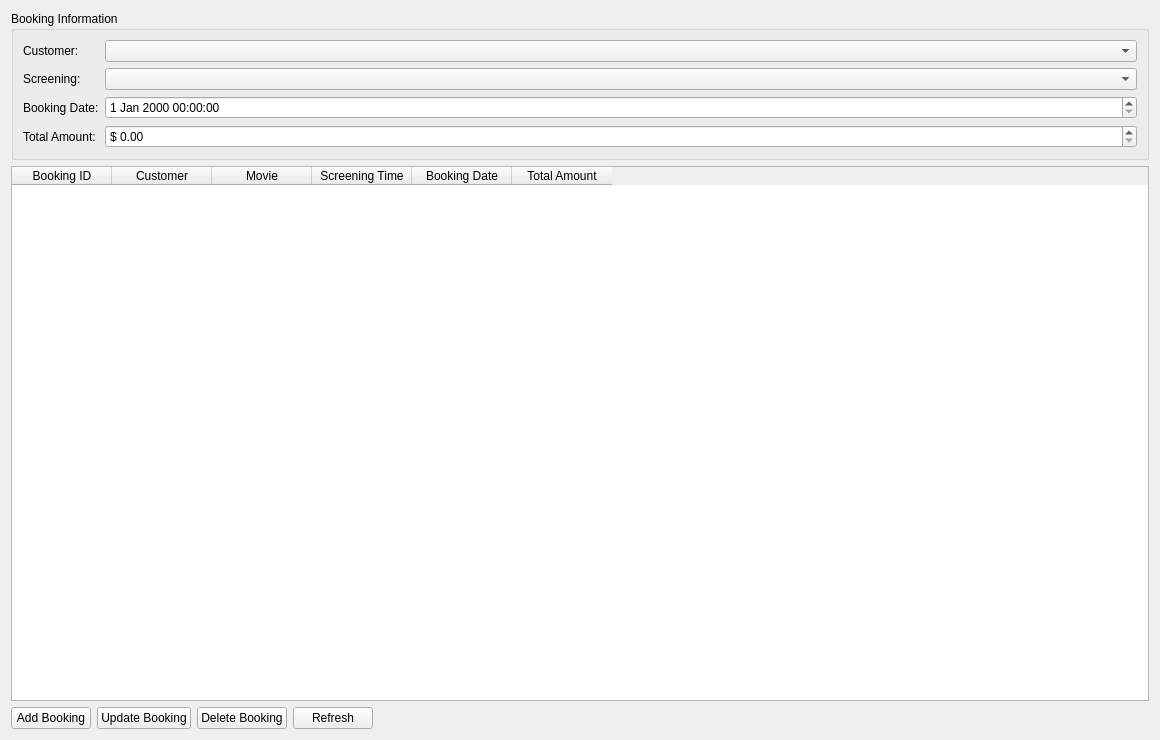
<?xml version="1.0" encoding="UTF-8"?>
<ui version="4.0">
 <class>BookingTab</class>
 <widget class="QWidget" name="BookingTab">
  <property name="geometry">
   <rect>
    <x>0</x>
    <y>0</y>
    <width>1160</width>
    <height>740</height>
   </rect>
  </property>
  <layout class="QVBoxLayout" name="verticalLayout">
   <item>
    <widget class="QGroupBox" name="groupBox">
     <property name="title">
      <string>Booking Information</string>
     </property>
     <layout class="QFormLayout" name="formLayout">
      <item row="0" column="0">
       <widget class="QLabel" name="label">
        <property name="text">
         <string>Customer:</string>
        </property>
       </widget>
      </item>
      <item row="0" column="1">
       <widget class="QComboBox" name="customerCombo"/>
      </item>
      <item row="1" column="0">
       <widget class="QLabel" name="label_2">
        <property name="text">
         <string>Screening:</string>
        </property>
       </widget>
      </item>
      <item row="1" column="1">
       <widget class="QComboBox" name="screeningCombo"/>
      </item>
      <item row="2" column="0">
       <widget class="QLabel" name="label_3">
        <property name="text">
         <string>Booking Date:</string>
        </property>
       </widget>
      </item>
      <item row="2" column="1">
       <widget class="QDateTimeEdit" name="bookingDateInput"/>
      </item>
      <item row="3" column="0">
       <widget class="QLabel" name="label_4">
        <property name="text">
         <string>Total Amount:</string>
        </property>
       </widget>
      </item>
      <item row="3" column="1">
       <widget class="QDoubleSpinBox" name="totalAmountInput">
        <property name="prefix">
         <string>$ </string>
        </property>
        <property name="maximum">
         <double>1000.000000000000000</double>
        </property>
       </widget>
      </item>
     </layout>
    </widget>
   </item>
   <item>
    <widget class="QTableWidget" name="bookingTable">
     <property name="alternatingRowColors">
      <bool>true</bool>
     </property>
     <column>
      <property name="text">
       <string>Booking ID</string>
      </property>
     </column>
     <column>
      <property name="text">
       <string>Customer</string>
      </property>
     </column>
     <column>
      <property name="text">
       <string>Movie</string>
      </property>
     </column>
     <column>
      <property name="text">
       <string>Screening Time</string>
      </property>
     </column>
     <column>
      <property name="text">
       <string>Booking Date</string>
      </property>
     </column>
     <column>
      <property name="text">
       <string>Total Amount</string>
      </property>
     </column>
    </widget>
   </item>
   <item>
    <layout class="QHBoxLayout" name="horizontalLayout">
     <item>
      <widget class="QPushButton" name="addBookingBtn">
       <property name="text">
        <string>Add Booking</string>
       </property>
      </widget>
     </item>
     <item>
      <widget class="QPushButton" name="updateBookingBtn">
       <property name="text">
        <string>Update Booking</string>
       </property>
      </widget>
     </item>
     <item>
      <widget class="QPushButton" name="deleteBookingBtn">
       <property name="text">
        <string>Delete Booking</string>
       </property>
      </widget>
     </item>
     <item>
      <widget class="QPushButton" name="refreshBookingBtn">
       <property name="text">
        <string>Refresh</string>
       </property>
      </widget>
     </item>
     <item>
      <spacer name="horizontalSpacer">
       <property name="orientation">
        <enum>Qt::Horizontal</enum>
       </property>
       <property name="sizeHint" stdset="0">
        <size>
         <width>40</width>
         <height>20</height>
        </size>
       </property>
      </spacer>
     </item>
    </layout>
   </item>
  </layout>
 </widget>
 <resources/>
 <connections/>
</ui>
